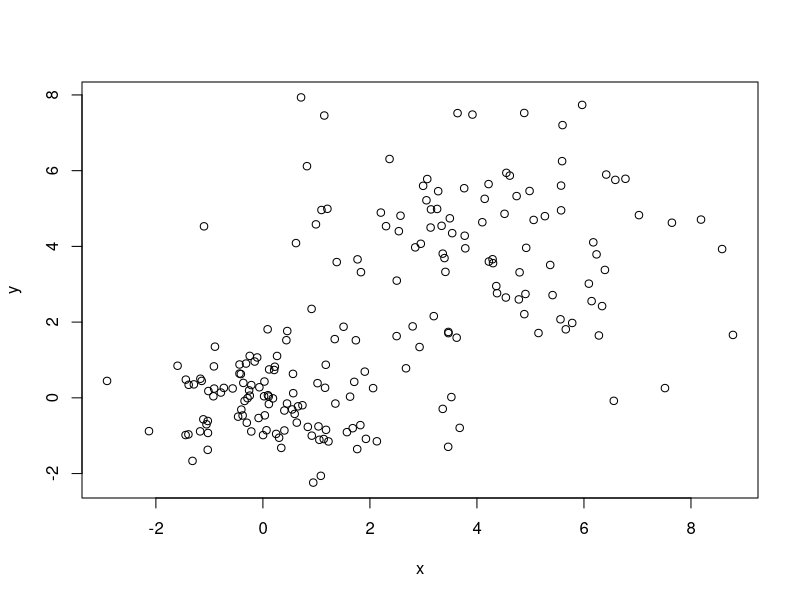
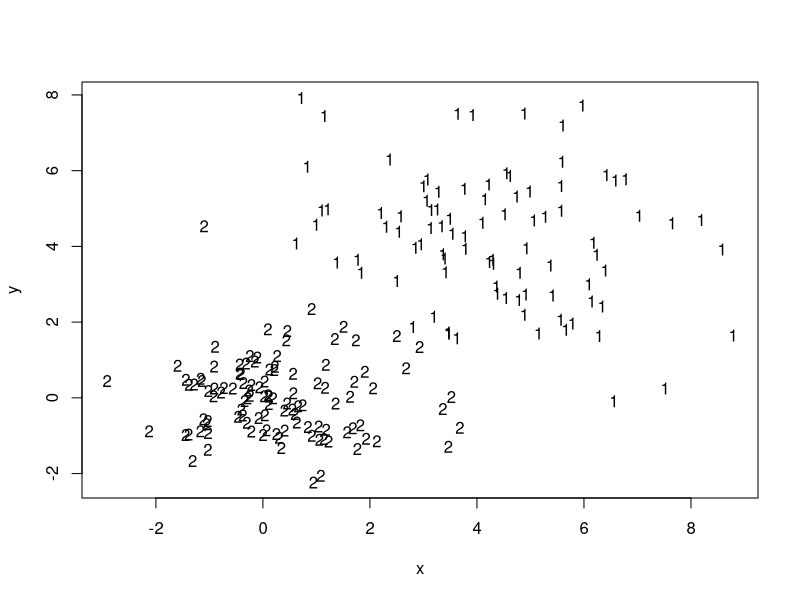
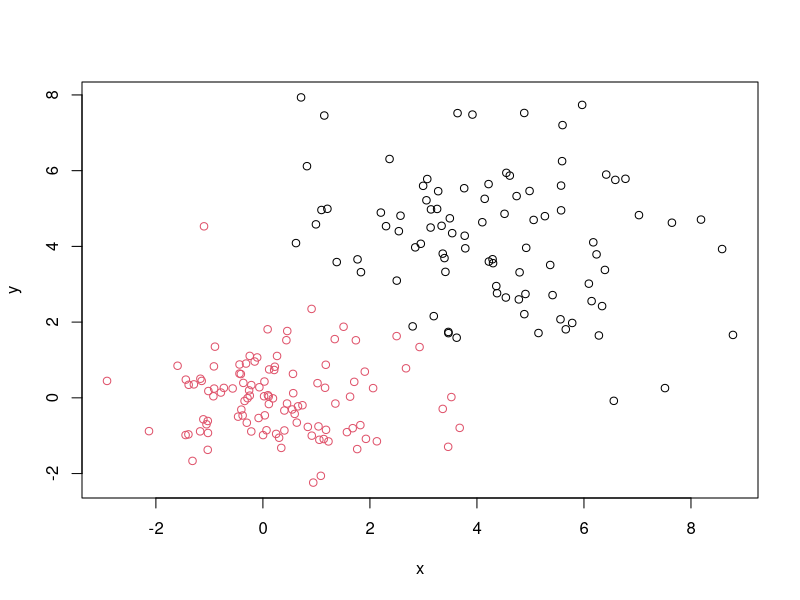
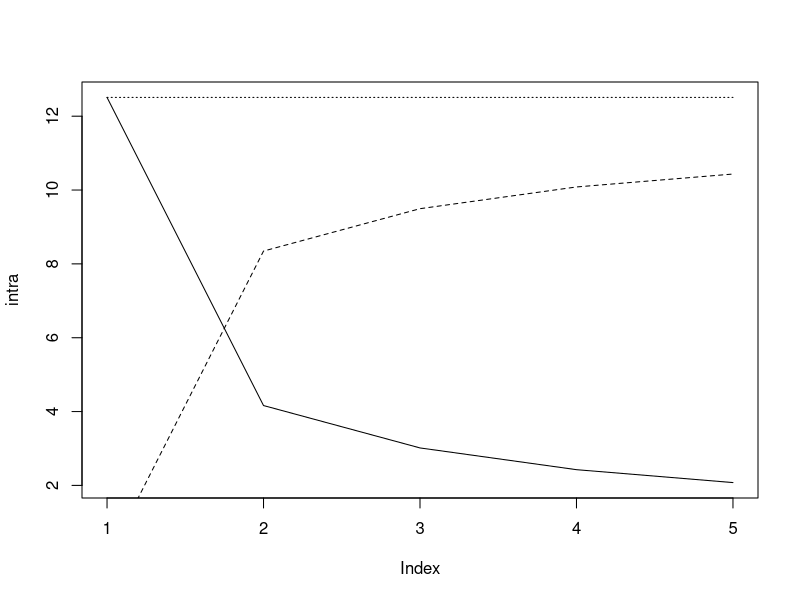
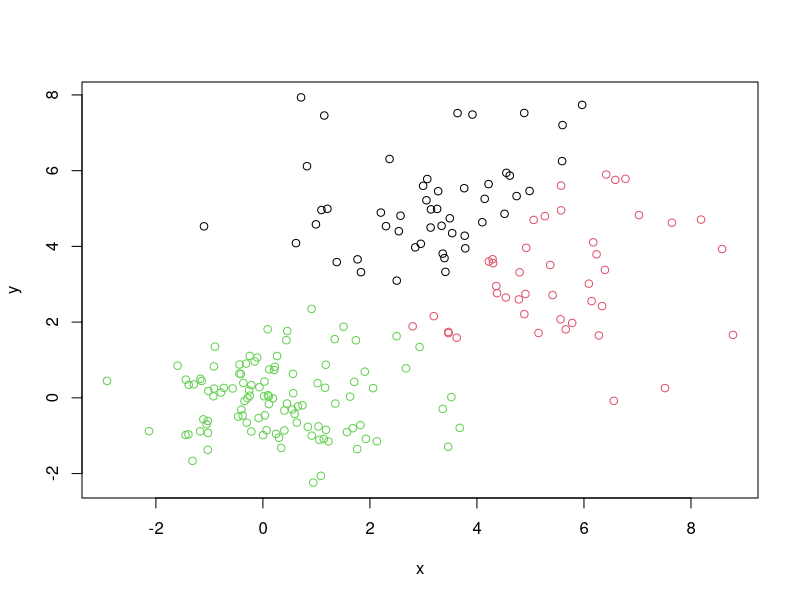
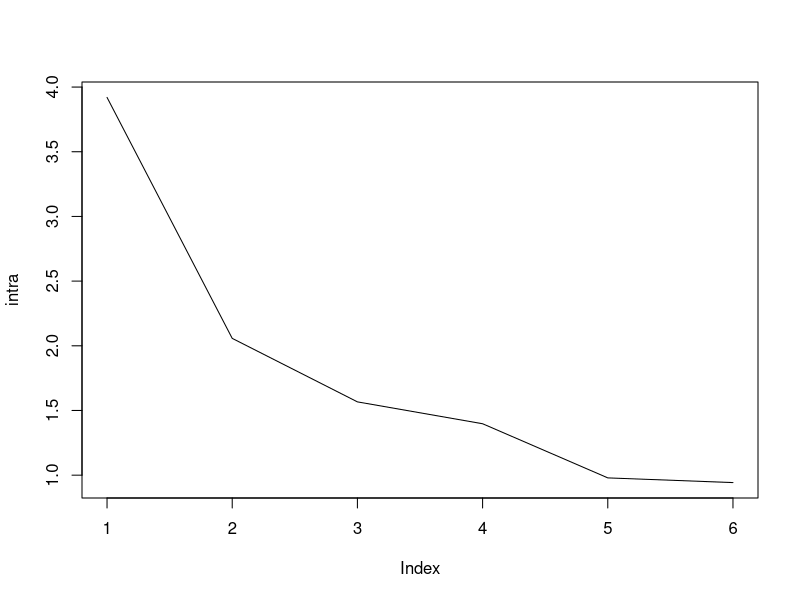
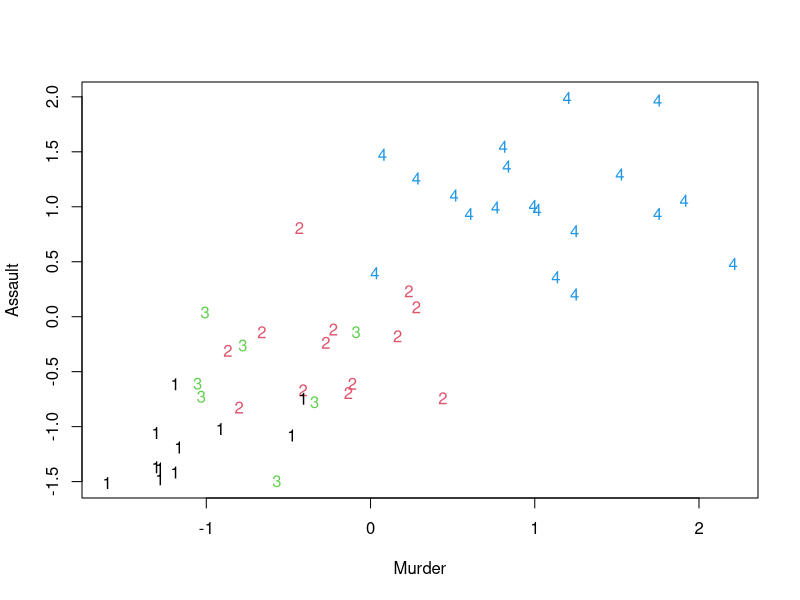
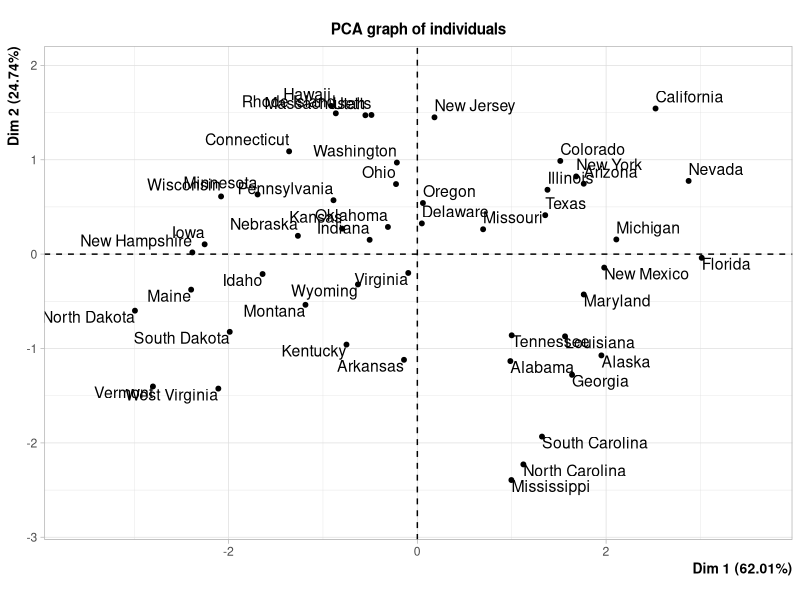

These charts were generated, in order, by the following R code:
### TP KMEANS ###

###EXERCICE 1###

#1#

#First we generate all the data
n <- 200
x1 <- rnorm(n/2)
y1 <- rnorm(n/2)
x2 <- rnorm(n/2, 4, 2)
y2 <- rnorm(n/2, 4, 2)
d <- data.frame(c(x1, x2), c(y1, y2))
names(d) <- c("x", "y")

#On genere toutes ces données a partir d'un loi normale centrée
#réduite et d'une loi normal avec un moyenne egal a 4 et
# d'écart type 2. On utilise la fonction rnorm afin de généré toutes
#les données.
#Finalement on les mets dans un seul dataframes avec pour colonnes x et y
#Ce dataframe va donc contenir 200 points généré aleatoirement

#On va représenté ces données a l'aide de la fonction plot
plot(d)

#on peut discerner deux groupes, l'un au milieu du plot et l'autre en bas a droite

#2#

#On va utiliser la fonction kmeans pour realiser le clustering
km = kmeans(d,2)
km

#We are going to look if the clustering vector are similar to km$cluster
km$cluster

#3#

#On va maintenant regarder a quoi ressemble ces clusters
plot(d, pch = "")
text(d, label = km$cluster)

#La classification a l'air d'avoir du sens car tout les 1 et les 2
#(donc les deux differentes classes) ont l'air d etre bien séparé et
#assez homogènes
plot(d, col = km$cluster)

#4#

#On va regarder quelles est la classe avec la plus petite inertie
km$withinss / km$size

#on obtient une inertie de 8.07 pour la classe 1 et de 2.28 pour la classe 2
#Donc la classe 2 (celle en rouge) est plus homogène que la classe 1

#On va maintenant calculer l'inertie intraclasse
mean((km$withinss / km$size)[1]*(95/n) + (km$withinss / km$size)[2]*(105/n))

#On verifie que cette valeur est égale a celle calculer par kmeans
km$tot.withinss/n

#5#

#On va maintenant regarder a l'inertie interclasse
km$betweenss/n

#6#

#On va creer une boucle afin de voir quel est le plus judicieux choix de clustering
#pour cela on va calculer plusieurs cluster avec un k different
k = 5

#On initialise nos variables qui vont nous etre utile dans notre boucle
intra = vector()
inter = vector()
tot = vector()

#On creer une boucle pour calculer tout les kmeans
for (i in 1:k){
  km1 <- kmeans(d,i)
  intra[i] <- km1$tot.withinss/n
  inter[i] <- km1$betweenss/n
  tot[i] <- inter[i] + intra[i]
}

#On represente graphiquement ce que l'on a calculé
plot(intra, type="l")
points(inter, type = "l", lty = 2)
points(tot, type = "l", lty = 3)

#On voit bien qu'apres 2 la courbe ne reduit plus beaucoup (elle se coude) donc
#le choix de deux clusters semble etre le plus judicieux

#7#

#On va regarder a quoi ressemblerai nos clusters si on avait pris k egal a 3
#On calcule les clusters pour k = 3
km3 <- kmeans(d, 3)

plot(d, col = km3$cluster)

#Avec trois classes on voit bien que l'on a du mal a differencier le cluster
#de couleur verte et celui de couleur noire.

###EXERCICE 2###

#1#

#On va maintenant travailler sur le dataset USArrests qui repertorie
#celon l'etats differentes arrestation
head(USArrests)

#On va d'abord devoir centré réduire les données afin de pouvoir les analysé car
#les échelles ne sont pas les memes pour toutes les varaibles. Par exemple
#si on ne le fait pas, la variables Assault risque d'avoir plus d'importance que la variable
#Murder dans les calcul.
scaleUSArrests <- scale(USArrests)

head(scaleUSArrests)
#On peut donc voir que nos données sont désormais centrée réduites

#2#

#On va creer une boucle afin de voir quel est le plus judicieux choix de clustering
#pour cela on va calculer plusieurs cluster avec un k different
k = 6

#On initialise nos variables qui vont nous etre utile dans notre boucle
intra = vector()
n = nrow(scaleUSArrests)
#On creer une boucle pour calculer tout les kmeans jusqu'a k=6 et on regarde l'inertie inter et intra classe
for (i in 1:k){
  km1 <- kmeans(scaleUSArrests,i)
  intra[i] <- km1$tot.withinss/n
}

#On represente graphiquement ce que l'on a calculé afin de regarder combien de clusters seront le plus judicieux
plot(intra, type="l")

#On remarque que la courbe se coude au niveau de 2 clusters, ce qui signifie que 4 clusters est un nombre ideal
kmUSArrests <- kmeans(scaleUSArrests, 4)

#On va regarder visuellement ces deux clusters
plot(scaleUSArrests, pch = "")
text(scaleUSArrests, label = kmUSArrests$cluster, col = kmUSArrests$cluster)

#On peut voir que le cluster 1 est sans doute les etats sans trop d'arrestation et l'autre cluster le contraire

#3#

#On va regarder comment est calculé chaque centre de gravité
kmUSArrests$centers
#Nos intuitions etaient bonne car le cluster 1 sont les points avec le moins d'arrestation et vice-versa

#On peut s'interesser a l'inertie de chaques classes
kmUSArrests$withinss / kmUSArrests$size
# Les differentes classes on l'air d'etre plutot bien homogenes 

#4#

#We load the FactoMineR package that contains the PCA function
library(FactoMineR)

#We can run a PCA
pca <- PCA(USArrests)

#We can look at how many component we should take
plot(pca$eig[,3], type = "l", ylab = "pourcentages expliqué", xlab = "Nombre de composantes")
#Two component explain most of the dataset as we can see on the plot, so it makes sense to take two principal component

#Then we plot the clusters that we created
plot(pca$ind$coord[,1:2], pch="")
text(pca$ind$coord[,1:2], label = rownames(USArrests), col = kmUSArrests$cluster)

#we will check if our PCA explain well our dataset
summary(pca)

#The first two dimension explain 86.750 % of the variance of the dataset, that is a good result
#dim1 look at the amount of rape, assault and murder. when there is a lot of arrestation the observation
#will be located in the right part of the plot.
#The second component looks at the urban population. More a state has a big urban population it will be located on
#the top of the plot.
#For example California is a state where there is a lot of arrestations and a big amount of urban population. North Dakota
#is a really safe state because it is located at the left of the plot
